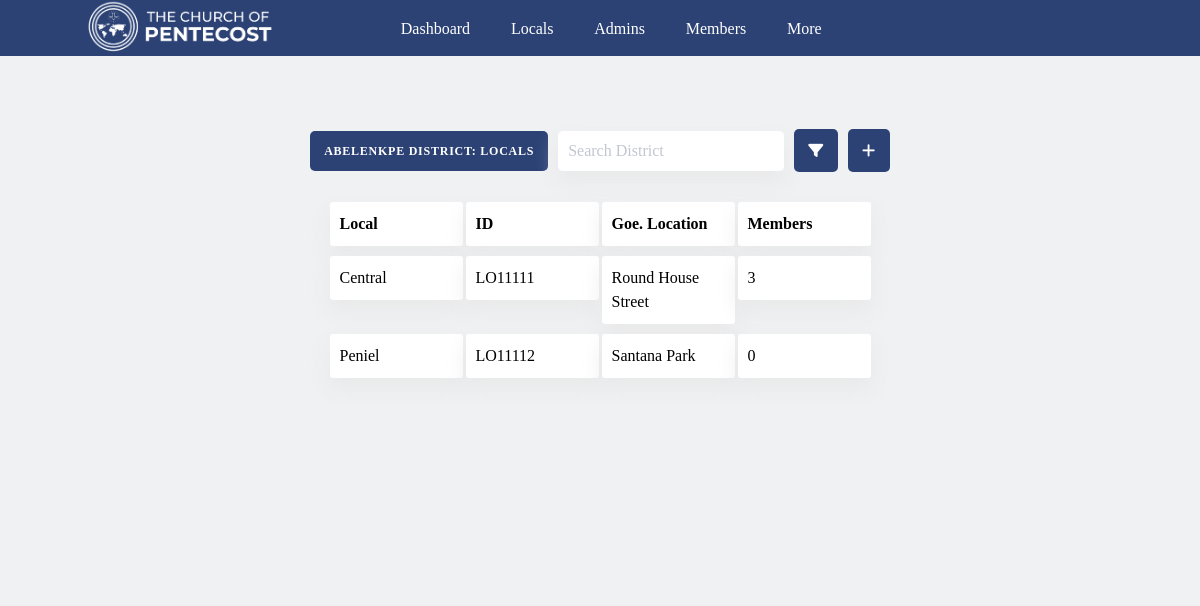
The page /districtadmin/locals (signed in) on the database its author committed.
### thecop_app/models.py (models this page shows, shortened)
class DistrictAdmin(models.Model):
    id = models.TextField(primary_key=True)
    phone = models.TextField()
    email = models.TextField()
    password = models.TextField()
    district = models.ForeignKey(District, on_delete=models.CASCADE)

class District(models.Model):
    area = models.ForeignKey(Area, on_delete=models.CASCADE)
    id = models.TextField(primary_key=True)
    name = models.TextField()
    location = models.TextField()

class LocalAssembly(models.Model):
    district = models.ForeignKey(District, on_delete=models.CASCADE)
    id = models.TextField(primary_key=True)
    name = models.TextField()
    location = models.TextField()

### thecop_app/districtAdmin/views.py (the view)
# urls.py: path("locals", views.locals, name="districtAdmin_locals"),
def locals(request):
    active_admin = DistrictAdmin.objects.get(pk=request.session.get('district_admin_id'))
    context = {
        "admins": DistrictAdmin.objects.all(),
        "admin": active_admin,
        "announcements": active_admin.district.districtannouncement_set.all(),
        "events": active_admin.district.districtevent_set.all()
    }
    return render(request, 'thecop_app/districtAdmin/locals.html', context)

### thecop_app/templates/thecop_app/districtAdmin/locals.html (shortened to what this page needs)
<!DOCTYPE html>
{% load static %}
<html lang="en">
  <head>
    <link rel="stylesheet" href="{% static 'thecop_app/CSS/index.css' %}" />
    <link rel="stylesheet" href="{% static 'thecop_app/CSS/ananse.css' %}" />
      <link rel="stylesheet" href="{% static 'thecop_app/CSS/fa/allicons.css' %}">
    <link rel="stylesheet" href="{% static 'thecop_app/CSS/fa/icons.css' %}">
</head>
<body>
<header class="grid-header">
      <div class="logo">
          <img src="{% static 'thecop_app/images/The-Church-Of-Pentecost.png' %}" width=200/>
      </div>
      <div class="mid-div">
              <div class="nav-btn" onclick="window.open('{% url 'districtAdmin_home' %}', '_self')">
                  <i class="fa-thin fa-gauge"></i>
                  <span>Dashboard</span>
              </div>
            <div class="nav-btn" onclick="window.open('{% url 'districtAdmin_locals' %}', '_self')">
                  <i class="fa-thin fa-map"></i>
                  <span>Locals</span>
            </div>
          <div class="nav-btn" onclick="window.open('{% url 'districtAdmin_admins' %}', '_self')">
                      <i class="fa-thin fa-user-lock"></i>
                     <span>Admins</span>
              </div>
          <div class="nav-btn" onclick="window.open('{% url 'districtAdmin_members' %}', '_self')">
                  <i class="fa-thin fa-users"></i>
                 <span>Members</span>
          </div>
          <div class="nav-btn" onclick="window.open('{% url 'copAdmin_members' %}', '_self')">
                  <i class="fa-thin fa-caret-down"></i>
                 <span>More</span>
          </div>
      </div>
</header>
<br><br><br>
<appbody style=" background-color: #f0f1f3 !important;">
    <div class="func-bar">
        <div class="tag">{{admin.district.name}} District: Locals</div>
        <div class="search-div">
            <input type="search" placeholder="Search District">
        </div>
        <div class="tag"><i class="fa-thin fa-filter" style="font-size: 15px; font-weight:bold"></i></div>
        <div class="tag" onclick="openForm('form-admin')"><i class="fa-thin fa-add" style="font-size: 15px; font-weight:bold"></i></div>
    </div>
    <div class="custom-table-001">
        <div class="row">
            <div class="cell"><b>Local</b></div>
            <div class="cell"><b>ID</b></div>
            <div class="cell"><b>Goe. Location</b></div>
            <div class="cell"><b>Members</b></div>
        </div>
        {% for local in admin.district.localassembly_set.all|dictsort:"name" %}
        <div class="row">
            <div class="cell">{{ local.name }}</div>
            <div class="cell">{{local.id }}</div>
            <div class="cell">{{ local.location }}</div>
            <div class="cell">{{ local.member_set.count }}</div>
        </div>
        {% endfor %}
    </div>
</appbody>
</body>
</html>

### thecop_app/static/thecop_app/CSS/index.css (style rules this page uses)
* { padding: 0; margin: 0; box-sizing: border-box; font-family: "Raleway", sans-serif; }
body { background-color: #f0f1f3; overflow-x: hidden; }
.grid-header { z-index: 99; position: fixed; width: 100%; display: grid; grid-template-columns: 30% 40% 30%; align-items: center; height: 3.5em; background: #2C4275; top: 0; }
.grid-header div.logo { display: flex; flex-direction: row; align-items: center;justify-content: space-evenly; }
.grid-header div.mid-div { display: flex; flex-direction: row; align-items: center;justify-content: space-evenly; }
.grid-header div.mid-div div.nav-btn { display: flex; flex-direction: row; align-items: center; gap: 10px; color: #FFFFFF; cursor: pointer; }
.custom-table-001 { flex-direction: column; display: flex; gap: 10px; align-items: center; justify-content: center; }
.custom-table-001 .row { display: flex; flex-direction: row; gap: 3px; }
.custom-table-001 .row .cell { padding: 10px 10px; width: 133px; display: grid; text-align: left; background: white; align-items: center; box-shadow: 0px 10px 20px 0px rgba(229, 229, 229, 0.75); border-radius: 3px; }
.func-bar { flex-direction: row; display: flex; gap: 10px; align-items: center; justify-content: center; margin: 0 0 30px 0; }
.func-bar .tag { padding: 14px; border-radius: 5px; background-color: #2C4275; color: white; }
.func-bar .search-div { height: 40px; box-shadow: 0px 10px 20px 0px rgba(229, 229, 229, 0.75); }
.func-bar .search-div input { width: 100%; height: 100%; border-radius: 5px; border: 0px solid #2C4275; padding: 0 10px; }

### thecop_app/static/thecop_app/CSS/ananse.css (style rules this page uses)
* { font-family: 'calibri'; }
:root { --color-one: gold ; --color-two: #e91e63; --shadow: 0px 1px 5px -2px #9b8c8c; }
body { overflow-x: hidden; }
appbody { width: 100%; margin: 57px 0 100px 0; position: absolute; left: 0; padding-bottom: 200px; z-index: 0; }

### thecop_app/templates/thecop_app/districtAdmin/locals.html (style rules this page uses)
body { font-family:calibri }

### rows shown on the page
DistrictAdmin: district.name "ABELENKPE"
LocalAssembly: name "Central", id "LO11111", location "Round House Street", member_set.count "3"
LocalAssembly: name "Peniel", id "LO11112", location "Santana Park", member_set.count "0"
